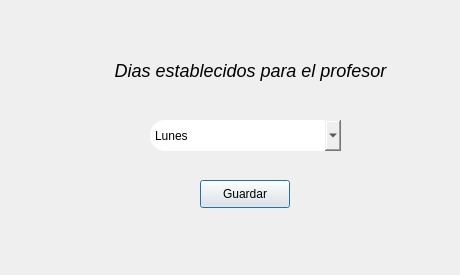
<?xml version="1.0" encoding="UTF-8"?>
<ui version="4.0">
 <class>Dialog</class>
 <widget class="QDialog" name="Dialog">
  <property name="geometry">
   <rect>
    <x>0</x>
    <y>0</y>
    <width>460</width>
    <height>275</height>
   </rect>
  </property>
  <property name="windowTitle">
   <string>Dialog</string>
  </property>
  <widget class="QLabel" name="label">
   <property name="geometry">
    <rect>
     <x>100</x>
     <y>60</y>
     <width>301</width>
     <height>21</height>
    </rect>
   </property>
   <property name="font">
    <font>
     <pointsize>-1</pointsize>
     <italic>true</italic>
    </font>
   </property>
   <property name="styleSheet">
    <string notr="true">font-size:18px;</string>
   </property>
   <property name="text">
    <string>Dias establecidos para el profesor</string>
   </property>
   <property name="scaledContents">
    <bool>true</bool>
   </property>
   <property name="alignment">
    <set>Qt::AlignCenter</set>
   </property>
  </widget>
  <widget class="QComboBox" name="comboBox">
   <property name="geometry">
    <rect>
     <x>150</x>
     <y>120</y>
     <width>191</width>
     <height>31</height>
    </rect>
   </property>
   <property name="styleSheet">
    <string notr="true">border-radius:15px;
border-color:black;</string>
   </property>
   <item>
    <property name="text">
     <string>Lunes</string>
    </property>
   </item>
   <item>
    <property name="text">
     <string>Martes</string>
    </property>
   </item>
   <item>
    <property name="text">
     <string>Miercoles</string>
    </property>
   </item>
   <item>
    <property name="text">
     <string>Jueves</string>
    </property>
   </item>
   <item>
    <property name="text">
     <string>Viernes</string>
    </property>
   </item>
   <item>
    <property name="text">
     <string>Sabado</string>
    </property>
   </item>
  </widget>
  <widget class="QPushButton" name="bt_guardar">
   <property name="geometry">
    <rect>
     <x>200</x>
     <y>180</y>
     <width>90</width>
     <height>28</height>
    </rect>
   </property>
   <property name="text">
    <string>Guardar</string>
   </property>
  </widget>
 </widget>
 <resources/>
 <connections/>
</ui>
